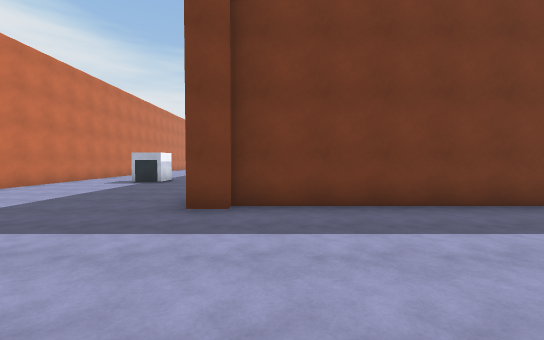
View 1 (above)

17 first-person views from a walk through a Unity game level. The camera is 1.5 m above the floor, tilts 2° down and sees 90° across. The floor is counted in squares, 2 m on a side. Each view is taken from the middle of a square. On the plan, view 1 faces up. The plan holds only what a view shows up to about 10 squares ahead; the rest is blank. The place goes on beyond the plan. The player is left out.

View 2
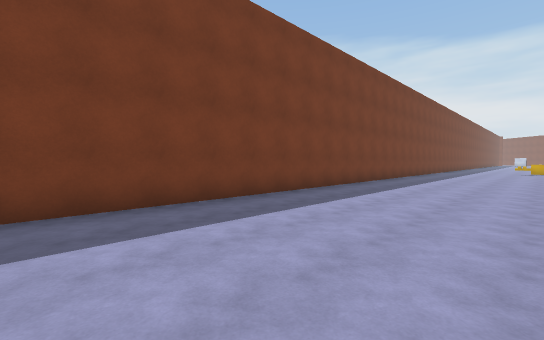

View 3
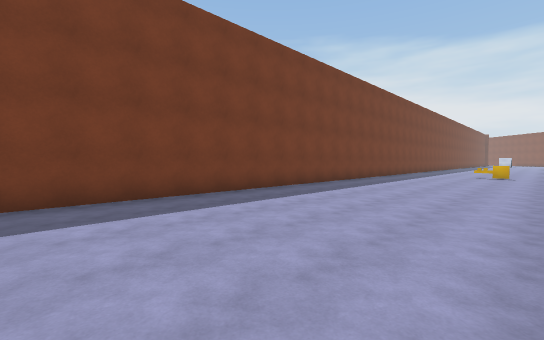

View 4
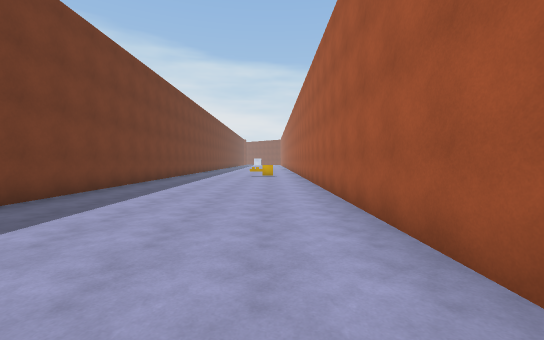

View 5
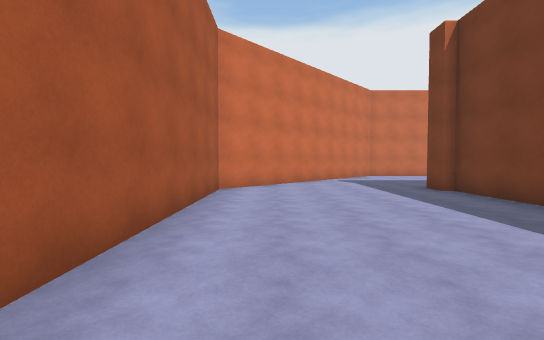

View 6
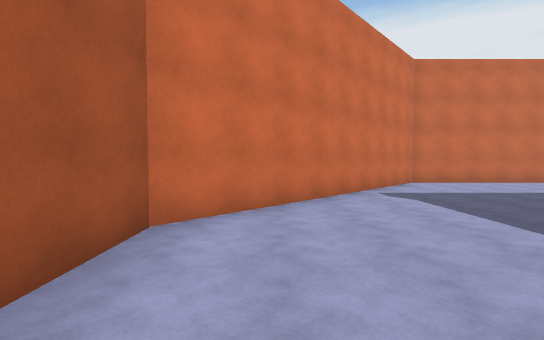

View 7
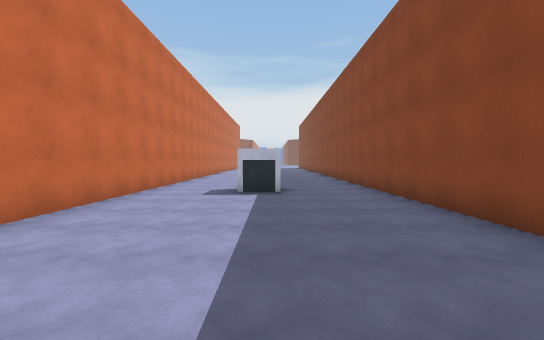

View 8
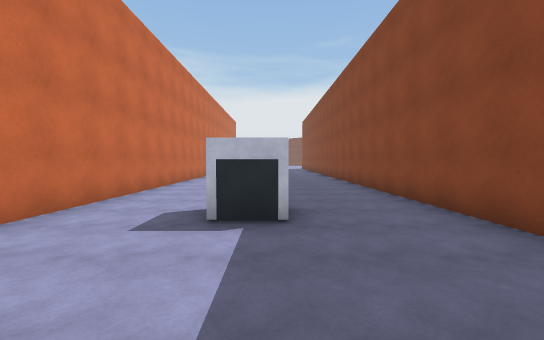

View 9
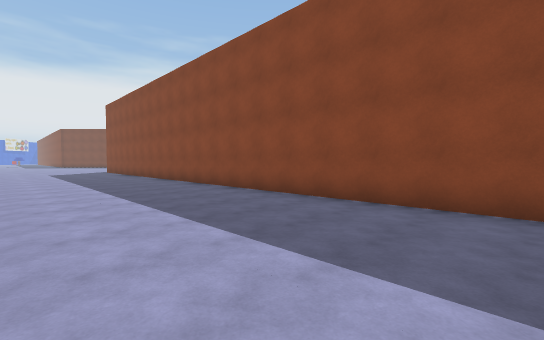

View 10
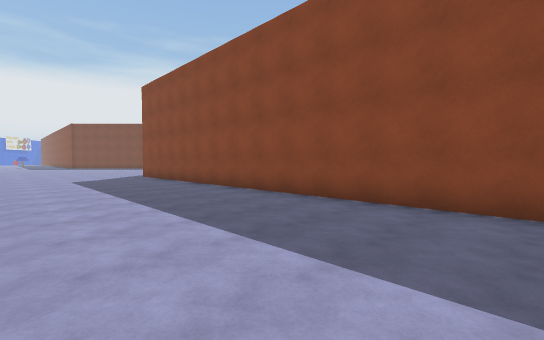

View 11
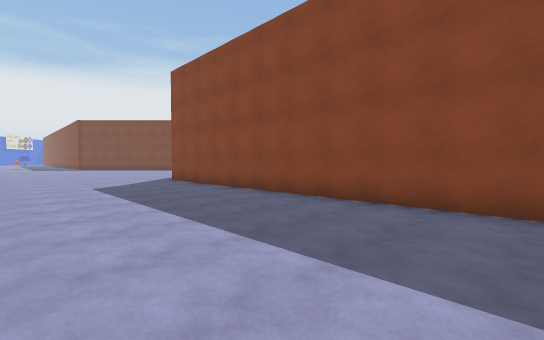

View 12
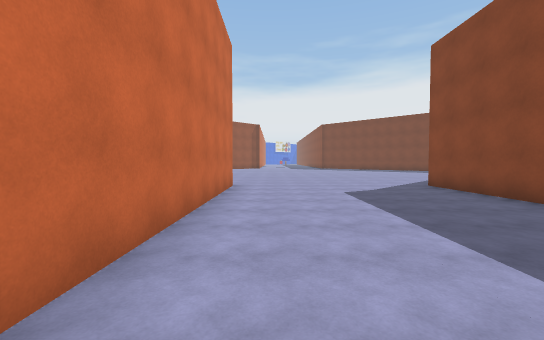

View 13
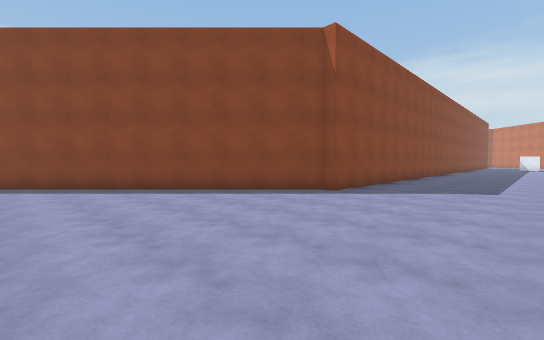

View 14
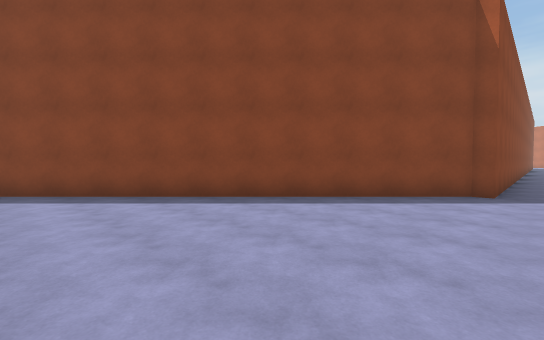

View 15
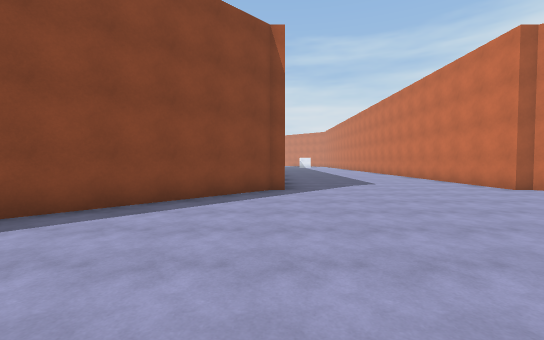

View 16
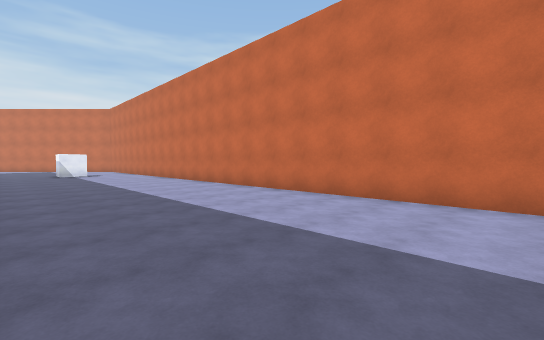

View 17
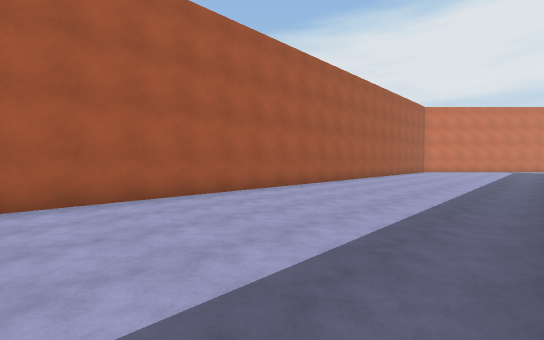

### Floor plan
Points are (right, up) in squares from view 1. A wall is a line through its corners. A room is listed if a view was taken in it or the views show most of it. See-through windows are left out.
Room 1 (views 1, 2, 3, 4, 5, 6, 7, 8, 9, 10, 11, 12, 13, 14, 15, 16, 17)
walls: (-1.3, 5.6) (-1.3, 30.1) (-1, 30.1) (6, 37.1); (-0.6, 4.2) (-1.4, 4.2); (-7.2, 30.1) (-7.2, 4.7) (-1.1, -1.4) (4.8, -1.4); (7.2, -1.4) (18.1, -1.4); (16, 4.5) (-0.8, 4.5)
objects: other object (-4, 10)

Positions as (right, up) in squares from view 1, and headings:
1: (0, 0), facing up
2: (0, 0), facing up-right
3: (5, -1), facing up-right
4: (6, 0), facing right
5: (6, 0), facing left
6: (2, 0), facing left
7: (-4, 3), facing up
8: (-4, 6), facing up
9: (-6, 11), facing up-right
10: (-6, 17), facing up-right
11: (-6, 20), facing up-right
12: (-6, 22), facing up
13: (-5, 36), facing down-right
14: (-2, 37), facing down-right
15: (-1, 37), facing down
16: (-2, 25), facing down-left
17: (18, 4), facing down-left
